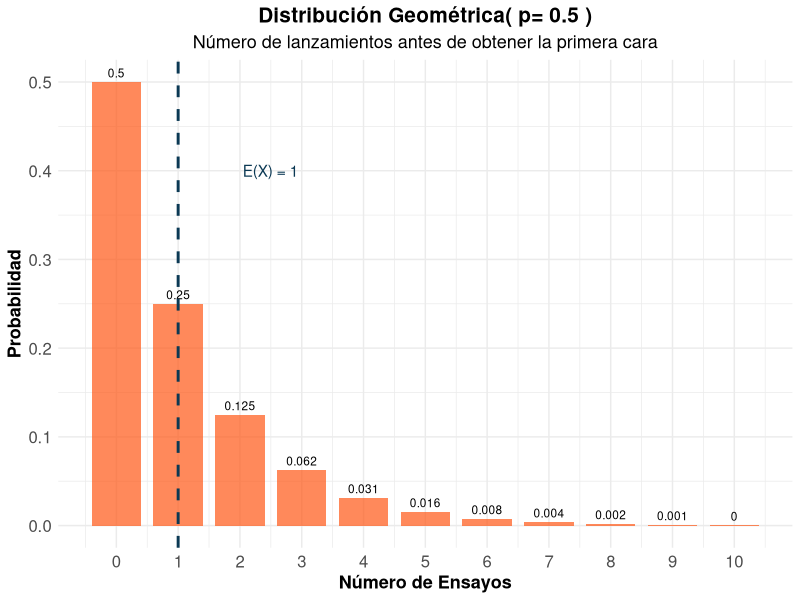
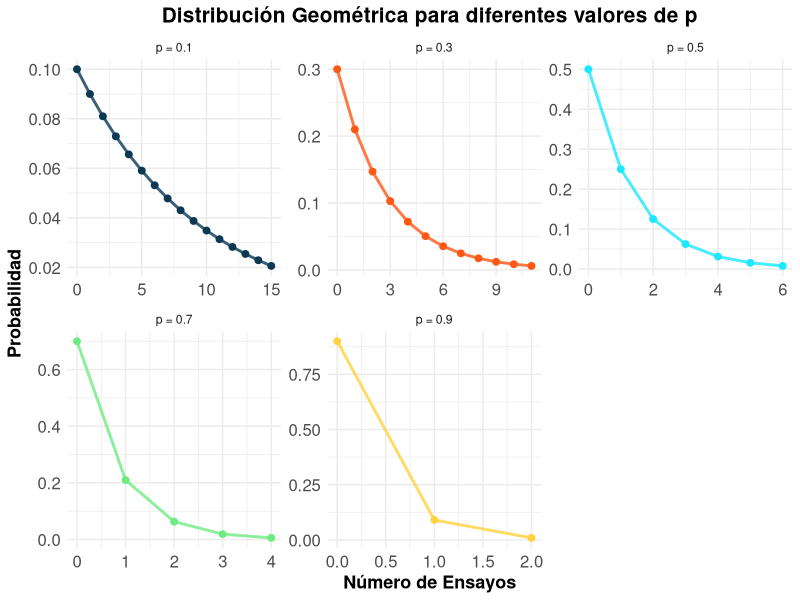
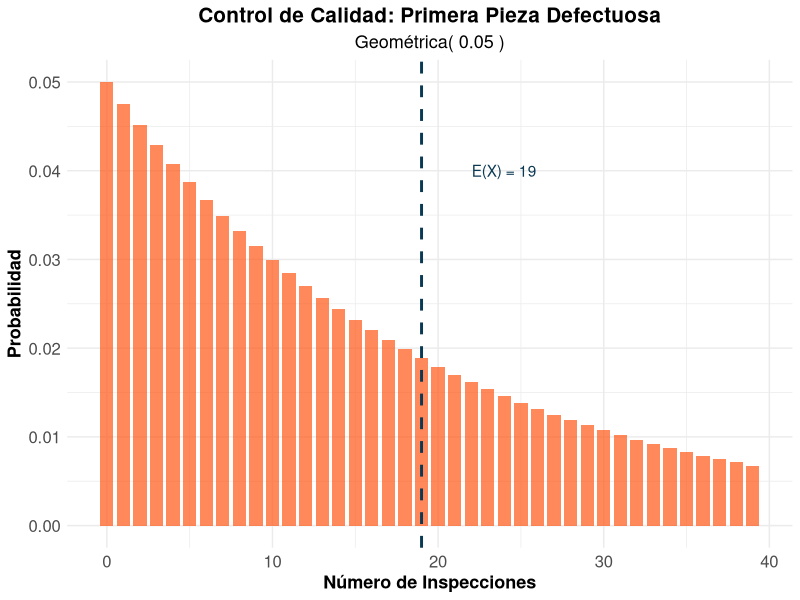
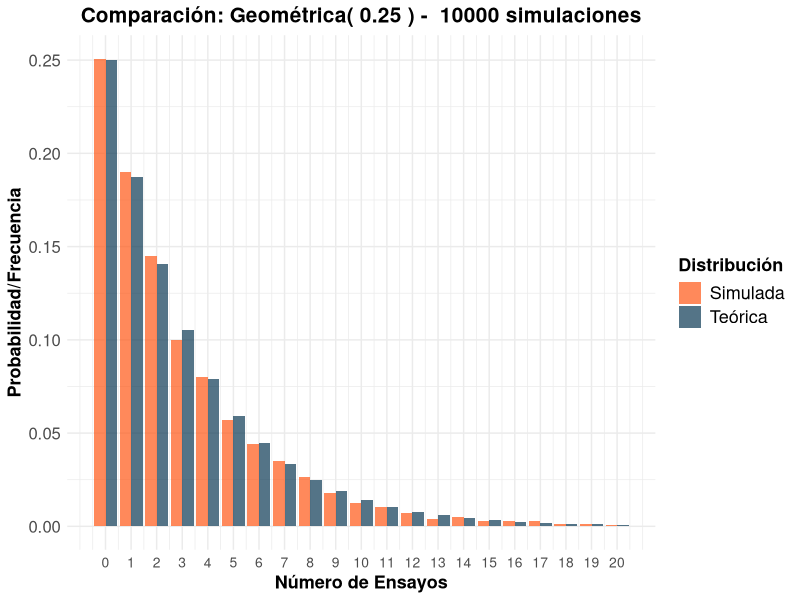
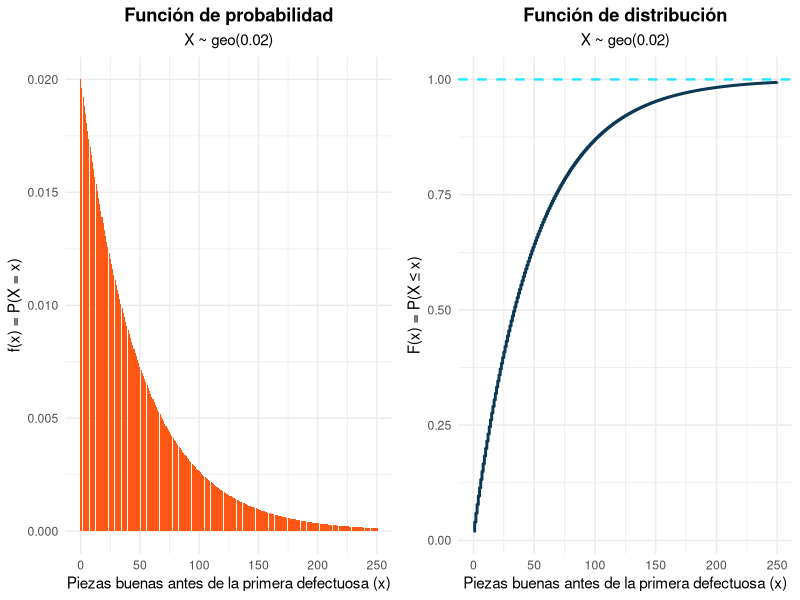
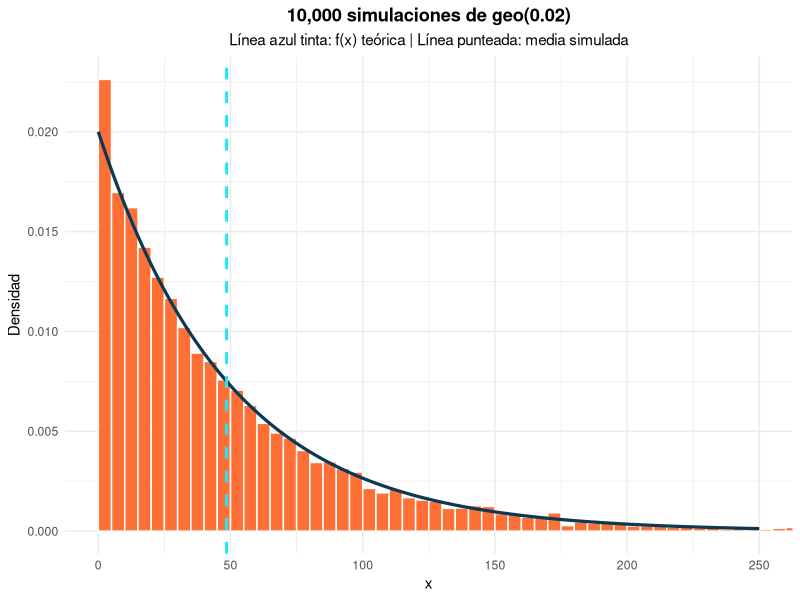
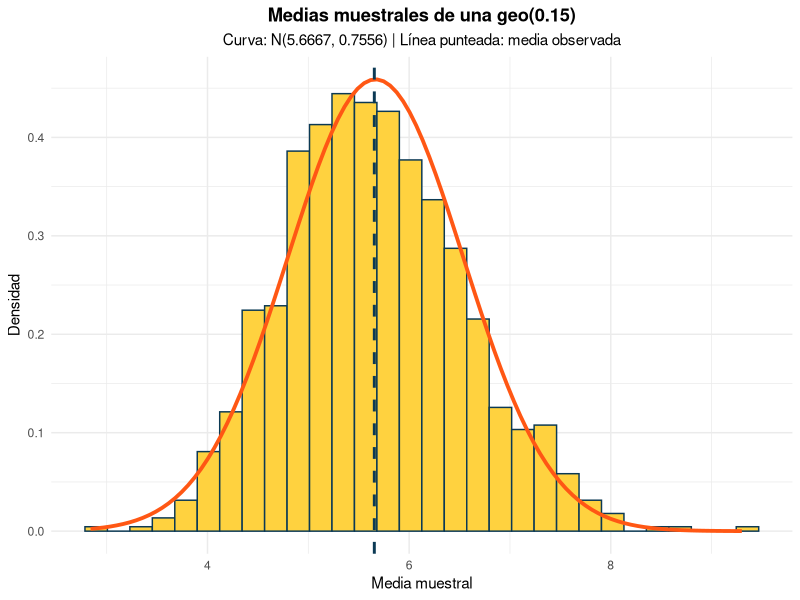
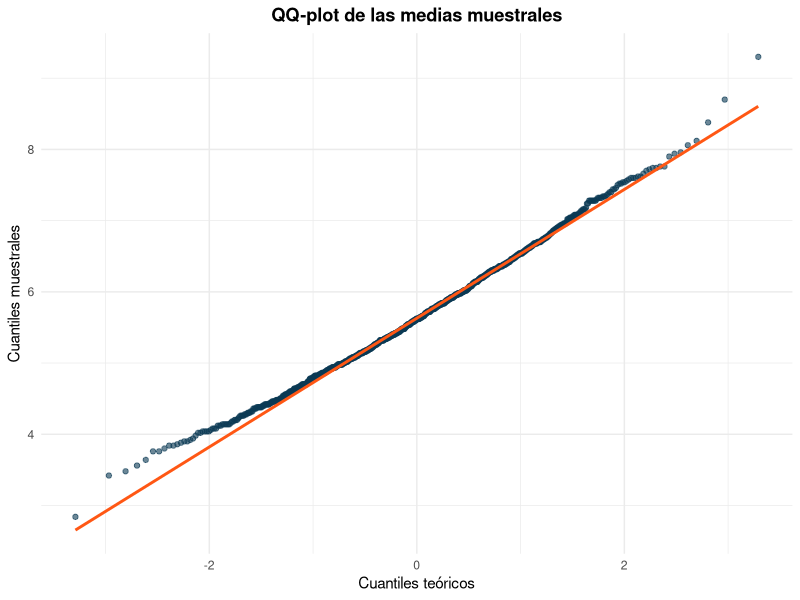

Generate these figures, in order, with R:
## ---- chunk 1
#| label: setup
#| include: false

library(tidyverse)
library(kableExtra)
library(gridExtra)
library(tidyr)
## ---- chunk 2
#| label: moneda-geometrica
#| code-fold: true

# Parámetro
p_cara <- 0.5

# Calcular probabilidades para los primeros 11 ensayos
k_moneda <- 0:10
# Prefijo d (density) sufijo es el de la va
prob_geometrica <- dgeom(k_moneda , p_cara)  

# Crear tabla
geometrica_moneda <- data.frame(
  Ensayo = k_moneda,
  Probabilidad = prob_geometrica,
  Prob_Acumulada = pgeom(k_moneda, p_cara)
)

kable(geometrica_moneda, 
      caption = "Distribución Geométrica - Primera cara (p = 0.5)",
      digits = 4,
      col.names = c("Ensayo", "P(X = x)", "P(X ≤ x)")) %>%
  kable_styling(bootstrap_options = "striped")

# Parámetros estadísticos
media_moneda <- (1-p_cara) / p_cara
varianza_moneda <- (1 - p_cara) / (p_cara^2)
desv_std_moneda <- sqrt(varianza_moneda)


cat("Media (ensayos esperados):", media_moneda, "\n")
cat("Varianza:", varianza_moneda, "\n")
cat("Desviación estándar:", round(desv_std_moneda, 4), "\n")

## ---- chunk 3
#| code-fold: true
#| fig-align: center


#| label: grafico-geometrica-basico
#| fig-cap: "Distribución Geométrica - Primera cara en lanzamiento de moneda"
ggplot(geometrica_moneda, aes(x = Ensayo, y = Probabilidad)) +
  geom_col(fill = "#FF5714", alpha = 0.7, width = 0.8) +
  geom_text(aes(label = round(Probabilidad, 3)), vjust = -0.5, size = 3) +
  geom_vline(xintercept = media_moneda, color = "#0B3954", linetype = "dashed", linewidth = 1) +
  annotate("text", x = media_moneda + 1.5, y = max(prob_geometrica) * 0.8, 
           label = paste("E(X) =", media_moneda), color = "#0B3954") +
  scale_x_continuous(breaks = k_moneda) +
  labs(title = paste("Distribución Geométrica( p=", p_cara, ")"),
       subtitle = "Número de lanzamientos antes de obtener la primera cara",
       x = "Número de Ensayos",
       y = "Probabilidad") +
  theme_minimal() +
  theme(
    legend.title = element_text(size=13, face="bold"),
    legend.text = element_text(size=13),
    plot.title = element_text(size=15, face="bold", hjust = 0.5),
    plot.subtitle = element_text(size=13, hjust = 0.5),
    axis.text.x=element_text(size=12),
    axis.text.y=element_text(size=12),
    axis.title.x = element_text(face="bold", size=13),
    axis.title.y = element_text(face="bold", size=13)
    # panel.grid.major.y = element_line(color = "#ECF0F1", linewidth = 0.5,
    #   linetype = "dashed"),
    # panel.grid.minor.y = element_blank(),
    # panel.grid.major.x = element_blank(),
    # panel.background = element_rect(fill = "#FAFAFA", color = NA),
    # plot.background = element_rect(fill = "white", color = NA)
  )
## ---- chunk 4
#| label: diferentes-p
#| code-fold: true


# Diferentes probabilidades de éxito
p_values <- c(0.1, 0.3, 0.5, 0.7, 0.9)
k_max <- 15

# Crear data frame para comparación
geometrica_comp <- data.frame()
for(p in p_values) {
  k_vals <- 0:k_max
  probs <- dgeom(k_vals, p)  
  
  temp_data <- data.frame(
    p_label = paste("p =", p),
    k = k_vals,
    probabilidad = probs,
    media = (1-p)/p,
    varianza = (1-p)/(p^2)
  )
  geometrica_comp <- rbind(geometrica_comp, temp_data)
}

# Tabla de parámetros
parametros_comp <- data.frame(
  p = p_values,
  Media = (1-p_values)/p_values,
  Varianza = (1-p_values)/(p_values^2),
  Desv_Std = sqrt((1-p_values)/(p_values^2))
)

kable(parametros_comp, 
      caption = "Parámetros de la distribución geométrica para diferentes valores de p",
      digits = 4,
      col.names = c("p", "Media", "Varianza", "Desv. Std")) |> 
  kable_styling(bootstrap_options = "striped")
## ---- chunk 5
#| label: grafico-diferentes-p
#| code-fold: true
#| fig-align: center
#| fig-cap: "Distribución Geométrica para diferentes valores de p"
# Filtrar para mejor visualización
geometrica_filtered <- geometrica_comp[geometrica_comp$probabilidad > 0.005, ]

ggplot(geometrica_filtered, aes(x = k, y = probabilidad, color = p_label)) +
  geom_line(linewidth = 1, alpha = 0.8, show.legend = FALSE) +
  geom_point(size = 2, show.legend = FALSE) +
  scale_color_manual(values = c("#0B3954", "#FF5714", "#1BE7FF", "#6EEB83", "#FFD23F")) +
  facet_wrap(~p_label, scales = "free") +
  labs(title = "Distribución Geométrica para diferentes valores de p",
       x = "Número de Ensayos",
       y = "Probabilidad",
       color = "Parámetro") +
  theme_minimal() +
  theme(
    legend.title = element_text(size=13, face="bold"),
    legend.text = element_text(size=13),
    plot.title = element_text(size=15, face="bold", hjust = 0.5),
    plot.subtitle = element_text(size=13, hjust = 0.5),
    axis.text.x=element_text(size=12),
    axis.text.y=element_text(size=12),
    axis.title.x = element_text(face="bold", size=13),
    axis.title.y = element_text(face="bold", size=13)
    # panel.grid.major.y = element_line(color = "#ECF0F1", linewidth = 0.5,
    #   linetype = "dashed"),
    # panel.grid.minor.y = element_blank(),
    # panel.grid.major.x = element_blank(),
    # panel.background = element_rect(fill = "#FAFAFA", color = NA),
    # plot.background = element_rect(fill = "white", color = NA)
  )
## ---- chunk 6
#| label: falta-memoria
#| code-fold: true

# Demostración de la propiedad de falta de memoria
p_mem <- 0.3
s <- 5
t <- 3

# P(X >= s + t)
prob_s_t <- 1 - pgeom(s + t-1, p_mem)  

# P(X >= s) 
prob_s <- 1- pgeom(s-1, p_mem)

# P(X >= t) 
prob_t <- 1- pgeom(t-1, p_mem)

# P(X >= s + t | X >= s) = P(X >= s + t) / P(X >= s)
prob_condicional <- prob_s_t / prob_s

cat("Demostración de la Propiedad de Falta de Memoria:\n")
cat("Parámetros: p =", p_mem, ", s =", s, ", t =", t, "\n\n")
cat("P(X  ≥", s+t, ") =", round(prob_s_t, 6), "\n")
cat("P(X  ≥", s, ") =", round(prob_s, 6), "\n")
cat("P(X  ≥", t, ") =", round(prob_t, 6), "\n\n")
cat("P(X  ≥", s+t, "| X  ≥", s, ") =", round(prob_condicional, 6), "\n")
cat("P(X  ≥", t, ") =", round(prob_t, 6), "\n\n")
cat("¿Son iguales?", abs(prob_condicional - prob_t) < 1e-10, "\n")
## ---- chunk 7
#| label: control-calidad-geometrica
#| code-fold: true
#| fig-align: center
# Parámetros
p_defecto_geom <- 0.05

# Parámetros estadísticos
media_defecto <- (1-p_defecto_geom) / p_defecto_geom
varianza_defecto <- (1 - p_defecto_geom) / (p_defecto_geom^2)
desv_std_defecto <- sqrt(varianza_defecto)

cat("Control de Calidad - Primera pieza defectuosa:\n")
cat("Probabilidad de defecto por pieza:", p_defecto_geom, "\n")
cat("Número esperado de inspecciones:", media_defecto, "\n")
cat("Desviación estándar:", round(desv_std_defecto, 2), "\n\n")

# Probabilidades específicas
k_calidad <- 0:50
prob_calidad <- dgeom(k_calidad, p_defecto_geom)

# Preguntas de interés
prob_primera_10 <- sum(prob_calidad[1:10])
prob_mas_20 <- 1 - sum(prob_calidad[1:20])
prob_entre_10_30 <- sum(prob_calidad[10:30])

cat("Probabilidades de interés:\n")
cat("P(primera defectuosa en ≤ 10 inspecciones):", round(prob_primera_10, 4), "\n")
cat("P(primera defectuosa en > 20 inspecciones):", round(prob_mas_20, 4), "\n")
cat("P(primera defectuosa entre 10 y 30 inspecciones):", round(prob_entre_10_30, 4), "\n")



# Visualización
calidad_data <- data.frame(
  k = k_calidad[1:40],
  probabilidad = prob_calidad[1:40]
)

ggplot(calidad_data, aes(x = k, y = probabilidad)) +
  geom_col(fill = "#FF5714", alpha = 0.7, width = 0.8) +
  geom_vline(xintercept = media_defecto, color = "#0B3954", linetype = "dashed", linewidth = 1) +
  annotate("text", x = media_defecto + 5, y = max(prob_calidad) * 0.8, 
           label = paste("E(X) =", media_defecto), color = "#0B3954") +
  labs(title = "Control de Calidad: Primera Pieza Defectuosa",
       subtitle = paste("Geométrica(", p_defecto_geom, ")"),
       x = "Número de Inspecciones",
       y = "Probabilidad") +
  theme_minimal() +
  theme(
    legend.title = element_text(size=13, face="bold"),
    legend.text = element_text(size=13),
    legend.position = "bottom",
    plot.title = element_text(size=15, face="bold", hjust = 0.5),
    plot.subtitle = element_text(size=13, hjust = 0.5),
    axis.text.x=element_text(size=12),
    axis.text.y=element_text(size=12),
    axis.title.x = element_text(face="bold", size=13),
    axis.title.y = element_text(face="bold", size=13)
    # panel.grid.major.y = element_line(color = "#ECF0F1", linewidth = 0.5,
    #   linetype = "dashed"),
    # panel.grid.minor.y = element_blank(),
    # panel.grid.major.x = element_blank(),
    # panel.background = element_rect(fill = "#FAFAFA", color = NA),
    # plot.background = element_rect(fill = "white", color = NA)
  )
## ---- chunk 8
#| label: simulacion-geometrica
#| code-fold: true

p_sim <- 0.25
n_sim <- 10000

# Generar datos geométricos 
datos_geom <- rgeom(n_sim, p_sim) 

# Estadísticas observadas
media_obs <- mean(datos_geom)
var_obs <- var(datos_geom)
desv_obs <- sd(datos_geom)

# Valores teóricos
media_teo <- (1-p_sim) / p_sim
var_teo <- (1 - p_sim) / (p_sim^2)
desv_teo <- sqrt(var_teo)

cat("Simulación Geométrica (p =", p_sim, "):\n")
cat("Simulaciones:", n_sim, "\n\n")
cat("Media teórica:", media_teo, "| Media observada:", round(media_obs, 4), "\n")
cat("Varianza teórica:", var_teo, "| Varianza observada:", round(var_obs, 4), "\n")
cat("Desv. Std teórica:", round(desv_teo, 4), "| Desv. Std observada:", round(desv_obs, 4), "\n")

# Comparar distribuciones
freq_obs <- table(datos_geom[datos_geom <= 20]) / n_sim
k_comp <- as.numeric(names(freq_obs))
prob_teo <- dgeom(k_comp, p_sim)

comparacion_sim <- data.frame(
  k = k_comp,
  Freq_Observada = as.numeric(freq_obs),
  Prob_Teorica = prob_teo,
  Diferencia = abs(as.numeric(freq_obs) - prob_teo)
)

kable(head(comparacion_sim, 12), 
      caption = "Comparación frecuencias observadas vs probabilidades teóricas",
      digits = 4,
      col.names = c("k", "Freq. Observada", "Prob. Teórica", "Diferencia")) %>%
  kable_styling(bootstrap_options = "striped")
## ---- chunk 9
#| code-fold: true
#| fig-align: center

comp_sim_long <- comparacion_sim |> 
  pivot_longer(cols = c("Freq_Observada", "Prob_Teorica"), 
               names_to = "Tipo", values_to = "Valor") |> 
  mutate(Tipo = recode(Tipo, 
                       "Freq_Observada" = "Simulada", 
                       "Prob_Teorica" = "Teórica"))




ggplot(comp_sim_long, aes(x = k, y = Valor, fill = Tipo)) +
  geom_col(position = "dodge", alpha = 0.7) +
  scale_fill_manual(values = c("Teórica" = "#0B3954", "Simulada" = "#FF5714")) +
  scale_x_continuous(breaks = seq(0, 20, by = 1)) +
  labs(title = paste("Comparación: Geométrica(", p_sim, ") - ", n_sim, "simulaciones"),
       x = "Número de Ensayos",
       y = "Probabilidad/Frecuencia",
       fill = "Distribución") +
  theme_minimal() +
  theme(
    legend.title = element_text(size=13, face="bold"),
    legend.text = element_text(size=13),
    plot.title = element_text(size=15, face="bold", hjust = 0.5),
    plot.subtitle = element_text(size=13, hjust = 0.5),
    axis.text.x=element_text(size=10),
    axis.text.y=element_text(size=12),
    axis.title.x = element_text(face="bold", size=13),
    axis.title.y = element_text(face="bold", size=13)
    # panel.grid.major.y = element_line(color = "#ECF0F1", linewidth = 0.5,
    #   linetype = "dashed"),
    # panel.grid.minor.y = element_blank(),
    # panel.grid.major.x = element_blank(),
    # panel.background = element_rect(fill = "#FAFAFA", color = NA),
    # plot.background = element_rect(fill = "white", color = NA)
  )

## ---- chunk 10
#| label: ej-geo1-datos

p_maq <- 0.02
x_maq <- 0:250
## ---- chunk 11
#| label: ej-geo1-inciso-a
#| fig-align: center
#| fig-width: 10
#| fig-height: 4.5

tabla_maq <- data.frame(
  x = x_maq,
  fx = dgeom(x_maq, p_maq),
  Fx = pgeom(x_maq, p_maq)
)

g_fx <- ggplot(tabla_maq, aes(x = x, y = fx)) +
  geom_col(fill = "#FF5714", width = 0.9) +
  labs(title = "Función de probabilidad",
       subtitle = "X ~ geo(0.02)",
       x = "Piezas buenas antes de la primera defectuosa (x)",
       y = "f(x) = P(X = x)") +
  theme_minimal() +
  theme(plot.title = element_text(hjust = 0.5, face = "bold"),
        plot.subtitle = element_text(hjust = 0.5))

g_Fx <- ggplot(tabla_maq, aes(x = x, y = Fx)) +
  geom_step(color = "#0B3954", linewidth = 1) +
  geom_hline(yintercept = 1, color = "#1BE7FF", linetype = "dashed", linewidth = 0.8) +
  labs(title = "Función de distribución",
       subtitle = "X ~ geo(0.02)",
       x = "Piezas buenas antes de la primera defectuosa (x)",
       y = "F(x) = P(X ≤ x)") +
  theme_minimal() +
  theme(plot.title = element_text(hjust = 0.5, face = "bold"),
        plot.subtitle = element_text(hjust = 0.5))

grid.arrange(g_fx, g_Fx, ncol = 2)
## ---- chunk 12
#| label: ej-geo1-inciso-b

esp_maq <- (1 - p_maq) / p_maq
var_maq <- (1 - p_maq) / p_maq^2
de_maq <- sqrt(var_maq)

data.frame(
  Parametro = c("Esperanza", "Varianza", "Desviación estándar"),
  Valor = c(esp_maq, var_maq, de_maq)
) %>%
  kable(digits = 4, col.names = c("Parámetro", "Valor")) %>%
  kable_styling(bootstrap_options = "striped", full_width = FALSE)
## ---- chunk 13
#| label: ej-geo1-inciso-c
#| fig-align: center

set.seed(2026)
sim_maq <- rgeom(10000, p_maq)

data.frame(
  Medida = c("Esperanza", "Varianza", "Desviación estándar"),
  Teorico = c(esp_maq, var_maq, de_maq),
  Simulado = c(mean(sim_maq), var(sim_maq), sd(sim_maq))
) %>%
  kable(digits = 4, col.names = c("Medida", "Teórico", "Simulado")) %>%
  kable_styling(bootstrap_options = "striped", full_width = FALSE)

ggplot(data.frame(x = sim_maq), aes(x = x)) +
  geom_histogram(aes(y = after_stat(density)), binwidth = 5, boundary = 0,
                 fill = "#FF5714", color = "white", alpha = 0.85) +
  geom_line(data = tabla_maq, aes(x = x, y = fx), color = "#0B3954", linewidth = 1.1) +
  geom_vline(xintercept = mean(sim_maq), color = "#1BE7FF",
             linetype = "dashed", linewidth = 1) +
  coord_cartesian(xlim = c(0, 250)) +
  labs(title = "10,000 simulaciones de geo(0.02)",
       subtitle = "Línea azul tinta: f(x) teórica | Línea punteada: media simulada",
       x = "x",
       y = "Densidad") +
  theme_minimal() +
  theme(plot.title = element_text(hjust = 0.5, face = "bold"),
        plot.subtitle = element_text(hjust = 0.5))
## ---- chunk 14
#| label: ej-geo1-inciso-d

s_m <- 25
t_m <- 15

# P(X >= a) = 1 - P(X <= a - 1)
cond_teo <- (1 - pgeom(s_m + t_m - 1, p_maq)) / (1 - pgeom(s_m - 1, p_maq))
marg_teo <- 1 - pgeom(t_m - 1, p_maq)

cond_sim <- mean(sim_maq[sim_maq >= s_m] >= s_m + t_m)
marg_sim <- mean(sim_maq >= t_m)

data.frame(
  Probabilidad = c("P(X ≥ 40 | X ≥ 25)", "P(X ≥ 15)"),
  Teorica = c(cond_teo, marg_teo),
  Simulada = c(cond_sim, marg_sim)
) %>%
  kable(digits = 6, col.names = c("Probabilidad", "Teórica", "Simulada")) %>%
  kable_styling(bootstrap_options = "striped", full_width = FALSE)

cat("¿Son iguales (teórico)?", abs(cond_teo - marg_teo) < 1e-10, "\n")
## ---- chunk 15
#| label: ej-geo2-medias
#| fig-align: center

set.seed(2026)

p_tc <- 0.15
k_tc <- 1000
n_tc <- 50

medias_tc <- replicate(k_tc, mean(rgeom(n_tc, p_tc)))

mu_tc <- (1 - p_tc) / p_tc
var_media_tc <- ((1 - p_tc) / p_tc^2) / n_tc

data.frame(
  Medida = c("Media", "Varianza"),
  Teorico = c(mu_tc, var_media_tc),
  Observado = c(mean(medias_tc), var(medias_tc))
) %>%
  kable(digits = 4, col.names = c("Medida", "Teórico", "Observado")) %>%
  kable_styling(bootstrap_options = "striped", full_width = FALSE)

ggplot(data.frame(medias = medias_tc), aes(x = medias)) +
  geom_histogram(aes(y = after_stat(density)), bins = 30,
                 fill = "#FFD23F", color = "#0B3954") +
  stat_function(fun = dnorm, args = list(mean = mu_tc, sd = sqrt(var_media_tc)),
                color = "#FF5714", linewidth = 1.3) +
  geom_vline(xintercept = mean(medias_tc), color = "#0B3954",
             linetype = "dashed", linewidth = 1) +
  labs(title = "Medias muestrales de una geo(0.15)",
       subtitle = "Curva: N(5.6667, 0.7556) | Línea punteada: media observada",
       x = "Media muestral",
       y = "Densidad") +
  theme_minimal() +
  theme(plot.title = element_text(hjust = 0.5, face = "bold"),
        plot.subtitle = element_text(hjust = 0.5))
## ---- chunk 16
#| label: ej-geo2-qq
#| fig-align: center
#| fig-width: 6
#| fig-height: 5

ggplot(data.frame(medias = medias_tc), aes(sample = medias)) +
  stat_qq(color = "#0B3954", alpha = 0.6) +
  stat_qq_line(color = "#FF5714", linewidth = 1) +
  labs(title = "QQ-plot de las medias muestrales",
       x = "Cuantiles teóricos",
       y = "Cuantiles muestrales") +
  theme_minimal() +
  theme(plot.title = element_text(hjust = 0.5, face = "bold"))
